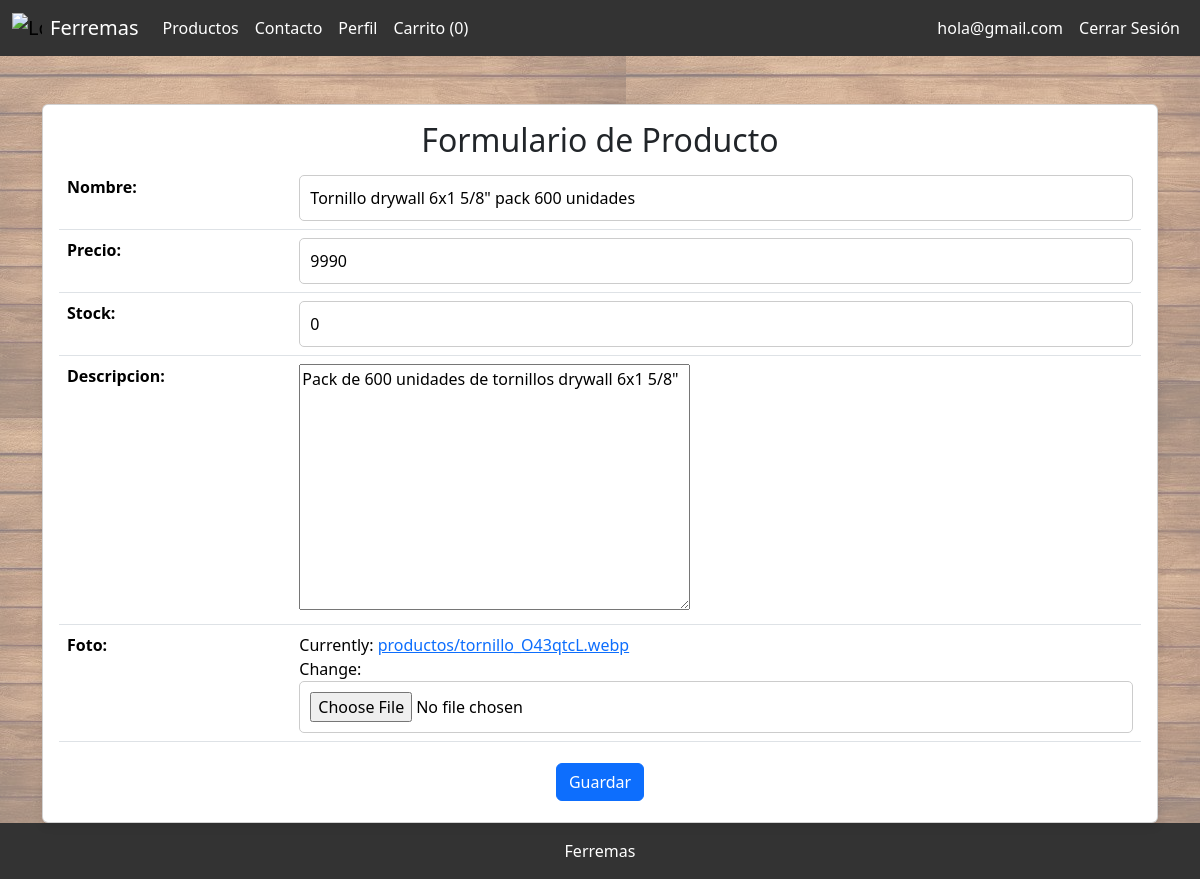
Before: /producto/2/editar/ (signed in) with the older database file.
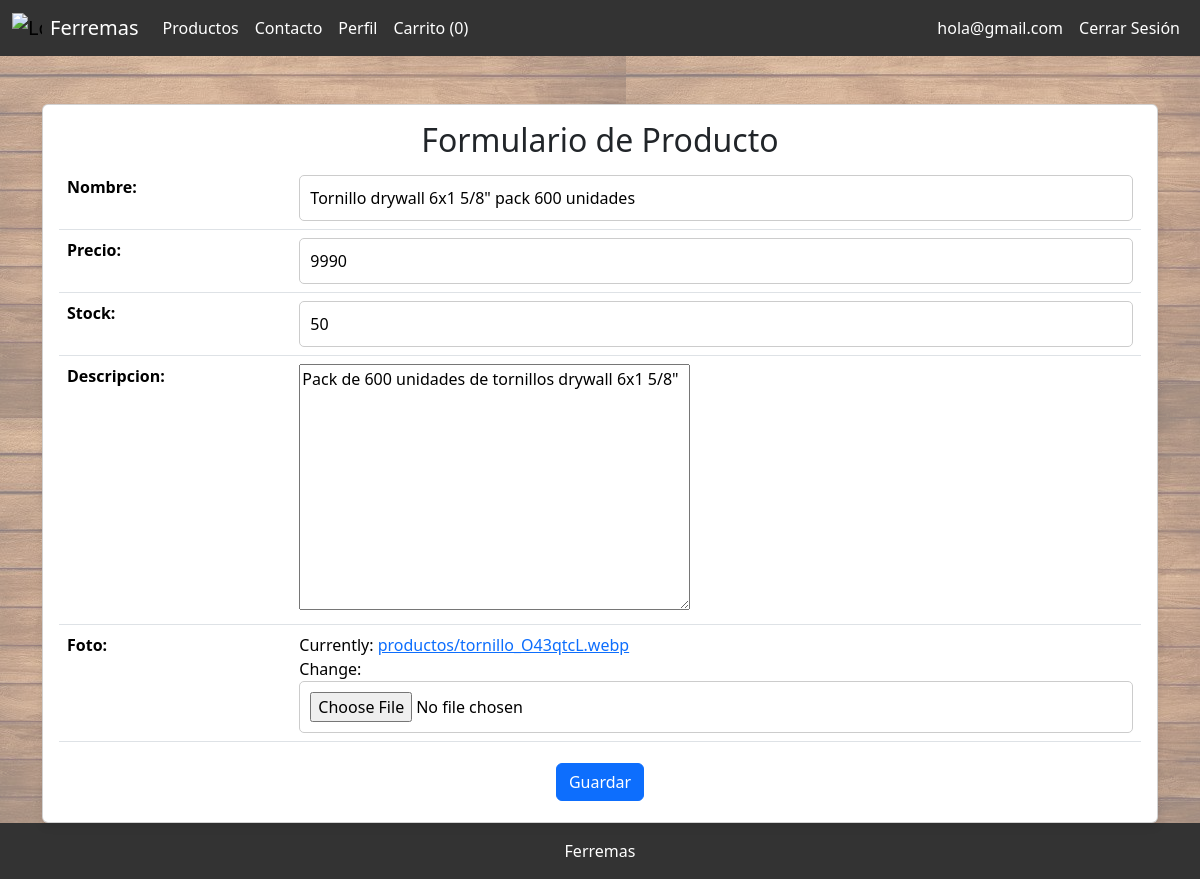
After: the same page with the newer database file.
### ferremas/models.py (models this page shows, shortened)
class Producto(models.Model):
    nombre = models.CharField(max_length=100)
    precio = models.DecimalField(max_digits=10, decimal_places=0)
    descripcion = models.TextField()
    foto = models.ImageField(upload_to='productos/')
    stock = models.PositiveIntegerField(default=0)
    vendedor = models.ForeignKey(User, on_delete=models.CASCADE, null=True, blank=True, related_name='productos_en_venta')
    usd = models.DecimalField(max_digits=10, decimal_places=2, null=True)

### ferremas/views.py (the view)
# urls.py: path('producto/<int:product_id>/editar/', views.product_update, name='product_update'),
@login_required
def product_update(request, product_id):
    product = get_object_or_404(Producto, id=product_id)
    if request.method == 'POST':
        form = ProductoForm(request.POST, request.FILES, instance=product)
        if form.is_valid():
            form.save()
            return redirect('product_detail', product_id=product.id)
    else:
        form = ProductoForm(instance=product)
    return render(request, 'ferremas/product_form.html', {'form': form})

### ferremas/forms.py
class ProductoForm(forms.ModelForm):
    class Meta:
        model = Producto
        fields = ['nombre', 'precio','stock', 'descripcion', 'foto']

### ferremas/templates/ferremas/product_form.html (shortened to what this page needs)
{% extends 'ferremas/base.html' %}
{% block content %}
<div class="container mt-5">
    <div class="card">
        <div class="card-body">
            <h2 class="card-title text-center">Formulario de Producto</h2>
            <form method="post" enctype="multipart/form-data">
                <table class="table">
                    {{ form.as_table }}
                </table>
                <div class="text-center">
                    <button type="submit" class="btn btn-primary">Guardar</button>
                </div>
            </form>
        </div>
    </div>
</div>
{% endblock %}

Changed rows visible on the page:
changed Producto "Tornillo drywall 6x1 5/8\" pack 600 unidades": stock "0" → "50"
